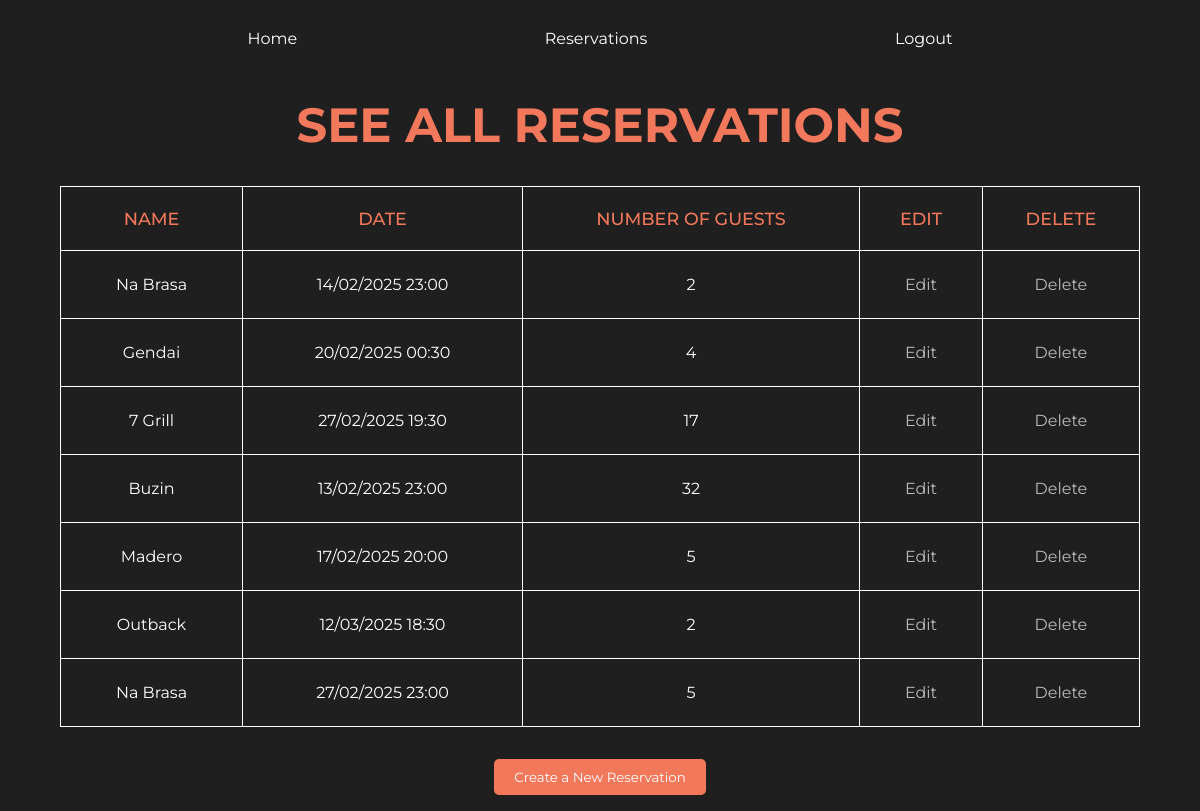
The app's page /reservations (signed in), older data.
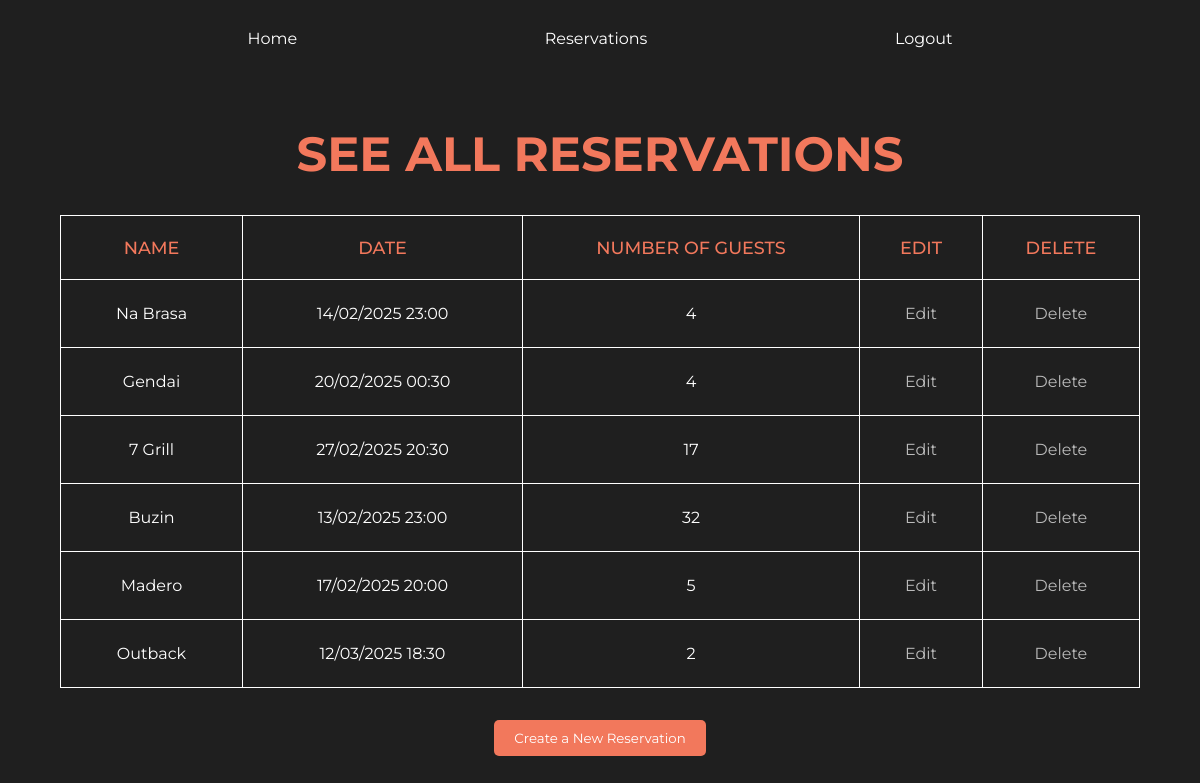
The same page, newer data.
### models.py (models this page shows, shortened)
class Reservation(db.Model):
    id = db.Column(db.Integer, primary_key=True)
    restaurant_name = db.Column(db.String(100), nullable=False)
    date_time = db.Column(db.DateTime, nullable=False)
    num_people = db.Column(db.Integer, nullable=False)

### routes.py (the view)
@app.route("/reservations", methods=["GET"])
def reservation_list():
    if "user_id" not in session:
        return redirect(url_for("login"))
    reservas = Reservation.query.all()
    return render_template("reservations.html", reservas=reservas)

### templates/reservations.html (shortened to what this page needs)
{% extends "template.html" %}
{% block content %}
<section class="reservations">
    <div class="reservations-title">
        <h1>See all reservations</h1>
    </div>
    <table>
        <thead>
            <tr>
                <th>Name</th>
                <th>Date</th>
                <th>Number of Guests</th>
                <th>Edit</th>
                <th>Delete</th>
            </tr>
        </thead>
        <tbody>
            {% for reserva in reservas %}
            <tr>
                <td>{{ reserva.restaurant_name }}</td>
                <td>{{ reserva.date_time.strftime('%d/%m/%Y %H:%M') }}</td>
                <td>{{ reserva.num_people }}</td>
                <td>
                    <a href="{{ url_for('edit_reservation', id=reserva.id) }}">Edit</a>
                </td>
                <td>
                    <a href="{{ url_for('delete_reservation', id=reserva.id) }}">Delete</a>
                </td>
            </tr>
            {% endfor %}
        </tbody>
    </table>
    <div class="create-reservation">
        <a href="{{ url_for('create_reservation') }}">
            <button>Create a New Reservation</button>
        </a>
    </div>
</section>
{% endblock %}

### templates/template.html (shortened to what this page needs)
<!DOCTYPE html>
<html lang="en">
<head>
    <link rel="stylesheet" href="../static/style.css">
</head>
<body>
    <header>
        <nav id="nav">
            <a href="/">Home</a>
            {% if session.get("user_id") %}
            <a href="/reservations">Reservations</a>
            <a href="/logout">Logout</a>
            {% else %}
            <a href="/login">Login</a>
            <a href="/signup">Signup</a>
            {% endif %}
        </nav>
    </header>
    <main>
        {% block content %}{% endblock %}
    </main>
</body>
</html>

### static/style.css (style rules this page uses)
* { box-sizing: border-box; font-family: "Montserrat", serif; margin: 0; padding: 0; }
#nav { display: flex; height: 10dvh; align-items: center; justify-content: space-evenly; background-color: #1f1f1f; }
#nav a { text-decoration: none; color: #fff; position: relative; padding-bottom: 3px; }
#nav a::after { content: ""; position: absolute; left: 0; bottom: 0; width: 0; height: 2px; background-color: #F2785C; transition: width 0.3s ease-in-out; }
.reservations { display: flex; flex-direction: column; width: 100%; padding: 1rem 0; min-height: 90dvh; justify-content: center; align-items: center; background-color: #1f1f1f; overflow-x: auto; gap: 2rem; }
.reservations-title { font-size: 2rem; color: #F2785C; text-transform: uppercase; }
.create-reservation { display: flex; }
.create-reservation button { width: 100%; background-color: #F2785C; color: #fff; border: transparent 1px; border-radius: 5px; padding: 10px 20px; cursor: pointer; transition: all ease-in-out 0.2s; }
table { width: 90%; background-color: #1f1f1f; border: solid 1px #fff; border-collapse: collapse; }
thead { width: 100%; height: 4rem; }
thead th { border: solid 1px #fff; color: #F2785C; text-transform: uppercase; font-size: 1.1rem; font-weight: 500; padding: 1rem; }
tbody { width: 100%; }
tbody td { padding: 1.5rem; text-align: center; border: solid 1px #fff; color: #fff; word-break: break-word; }
td a { text-decoration: none; color: #bbbbbb; }

Row changes from the older to the newer data that the page shows:
removed Reservation: restaurant_name "Na Brasa", date_time "27/02/2025 23:00", num_people "5"
changed Reservation "Na Brasa": num_people "2" → "4"
changed Reservation "7 Grill": date_time "27/02/2025 19:30" → "27/02/2025 20:30"
